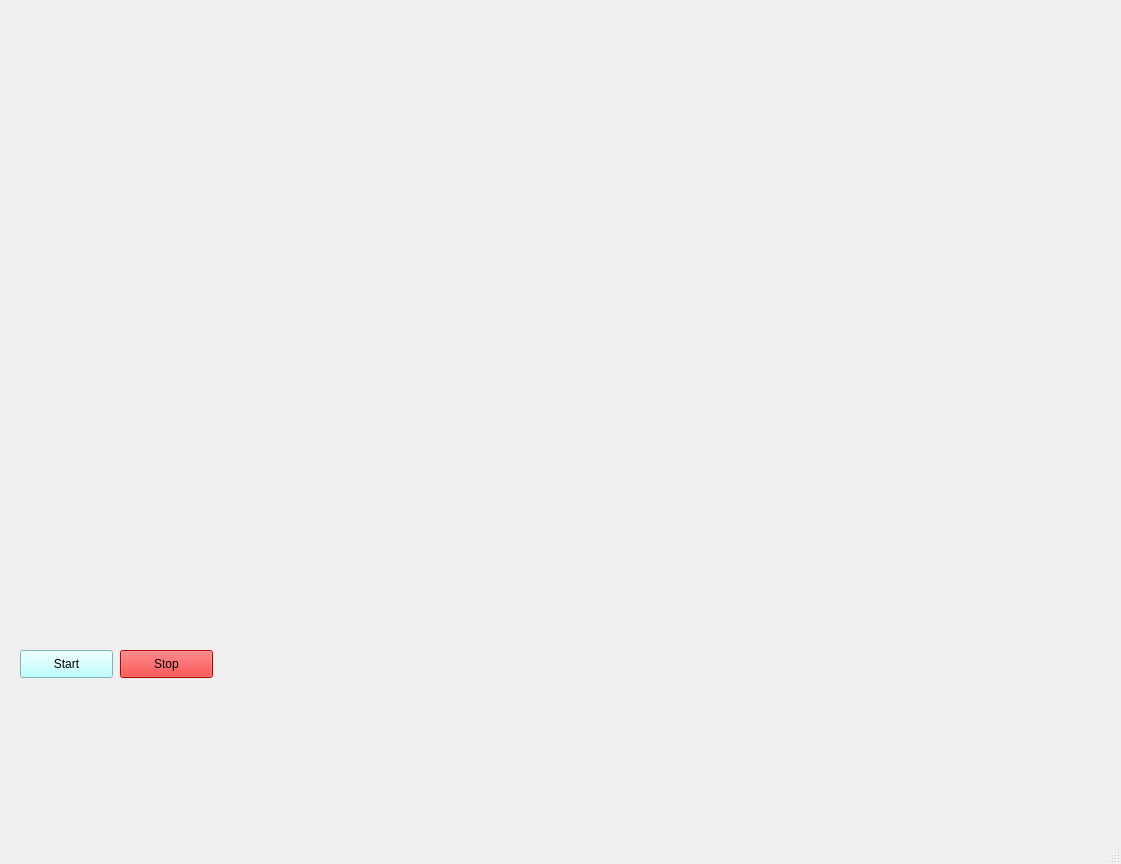
<?xml version="1.0" encoding="UTF-8"?>
<ui version="4.0">
 <class>MainWindow</class>
 <widget class="QMainWindow" name="MainWindow">
  <property name="geometry">
   <rect>
    <x>0</x>
    <y>0</y>
    <width>1121</width>
    <height>864</height>
   </rect>
  </property>
  <property name="windowTitle">
   <string>MainWindow</string>
  </property>
  <widget class="QWidget" name="centralwidget">
   <widget class="QLabel" name="label">
    <property name="geometry">
     <rect>
      <x>-10</x>
      <y>10</y>
      <width>1131</width>
      <height>831</height>
     </rect>
    </property>
    <property name="autoFillBackground">
     <bool>false</bool>
    </property>
    <property name="text">
     <string/>
    </property>
    <property name="pixmap">
     <pixmap>../../Users/Shreesat/Desktop/GUI/d8sothe-cb2ea492-6d7f-4916-a9bd-4088abfa0103.gif</pixmap>
    </property>
    <property name="scaledContents">
     <bool>true</bool>
    </property>
   </widget>
   <widget class="QLabel" name="label_2">
    <property name="geometry">
     <rect>
      <x>0</x>
      <y>0</y>
      <width>1121</width>
      <height>831</height>
     </rect>
    </property>
    <property name="text">
     <string/>
    </property>
    <property name="pixmap">
     <pixmap>Images/d8sothe-cb2ea492-6d7f-4916-a9bd-4088abfa0103.gif</pixmap>
    </property>
    <property name="scaledContents">
     <bool>true</bool>
    </property>
   </widget>
   <widget class="QPushButton" name="pushButton">
    <property name="geometry">
     <rect>
      <x>20</x>
      <y>650</y>
      <width>93</width>
      <height>28</height>
     </rect>
    </property>
    <property name="styleSheet">
     <string notr="true">font: 75 10pt &quot;Rockwell Condensed&quot;;
border-color: qlineargradient(spread:pad, x1:0, y1:0, x2:0, y2:1, stop:0 rgba(255, 255, 255, 255), stop:0.495 rgba(255, 255, 255, 255), stop:0.505 rgba(255, 0, 0, 255), stop:1 rgba(255, 0, 0, 255));
background-color: rgb(170, 255, 255);
</string>
    </property>
    <property name="text">
     <string>Start</string>
    </property>
    <property name="flat">
     <bool>false</bool>
    </property>
   </widget>
   <widget class="QPushButton" name="pushButton_2">
    <property name="geometry">
     <rect>
      <x>120</x>
      <y>650</y>
      <width>93</width>
      <height>28</height>
     </rect>
    </property>
    <property name="styleSheet">
     <string notr="true">background-color: rgb(255, 0, 0);
font: 75 10pt &quot;Rockwell Condensed&quot;;</string>
    </property>
    <property name="text">
     <string>Stop</string>
    </property>
   </widget>
   <widget class="QTextBrowser" name="textBrowser">
    <property name="geometry">
     <rect>
      <x>80</x>
      <y>20</y>
      <width>361</width>
      <height>71</height>
     </rect>
    </property>
    <property name="styleSheet">
     <string notr="true">background-color: transparent;
font: 75 10pt &quot;Rockwell Condensed&quot;;
border-radius: none;</string>
    </property>
   </widget>
   <widget class="QTextBrowser" name="textBrowser_2">
    <property name="geometry">
     <rect>
      <x>680</x>
      <y>20</y>
      <width>361</width>
      <height>71</height>
     </rect>
    </property>
    <property name="styleSheet">
     <string notr="true">background-color: transparent;
font: 75 10pt &quot;Rockwell Condensed&quot;;
border-radius: none;</string>
    </property>
   </widget>
  </widget>
  <widget class="QMenuBar" name="menubar">
   <property name="geometry">
    <rect>
     <x>0</x>
     <y>0</y>
     <width>1121</width>
     <height>26</height>
    </rect>
   </property>
  </widget>
  <widget class="QStatusBar" name="statusbar"/>
 </widget>
 <resources/>
 <connections/>
</ui>
